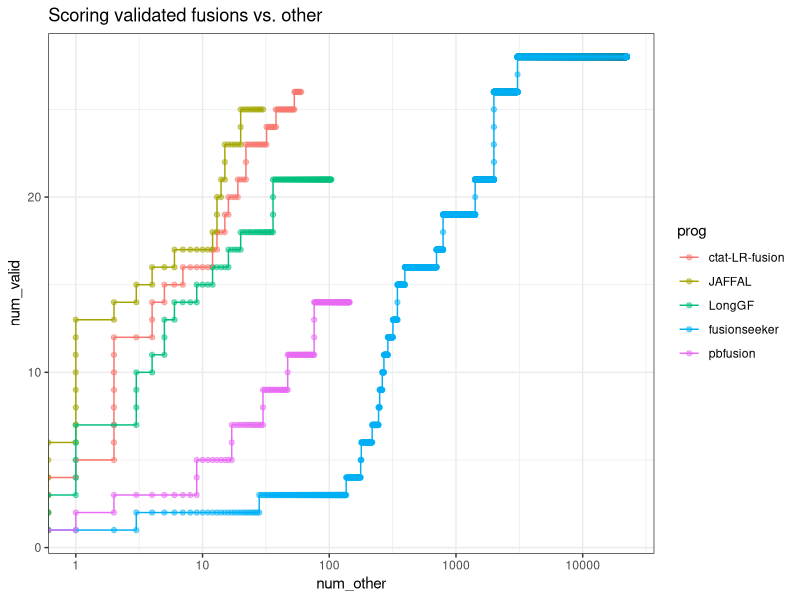
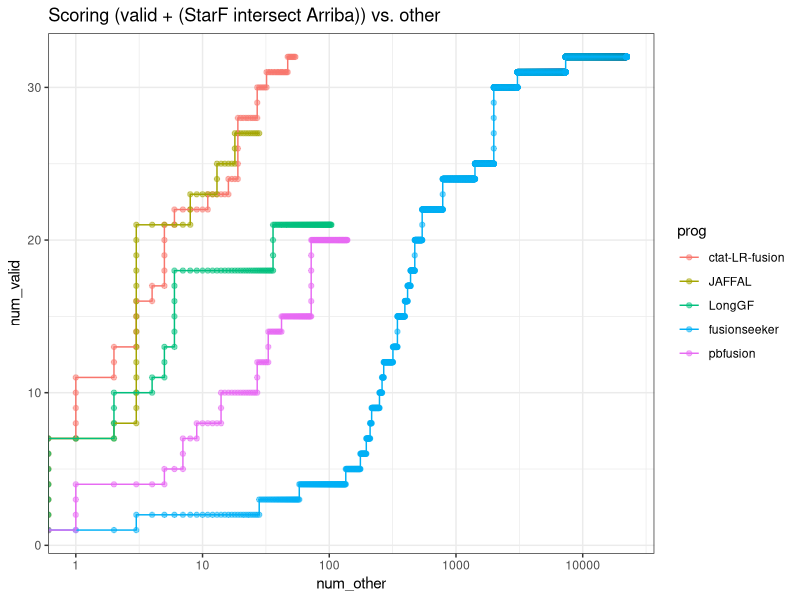
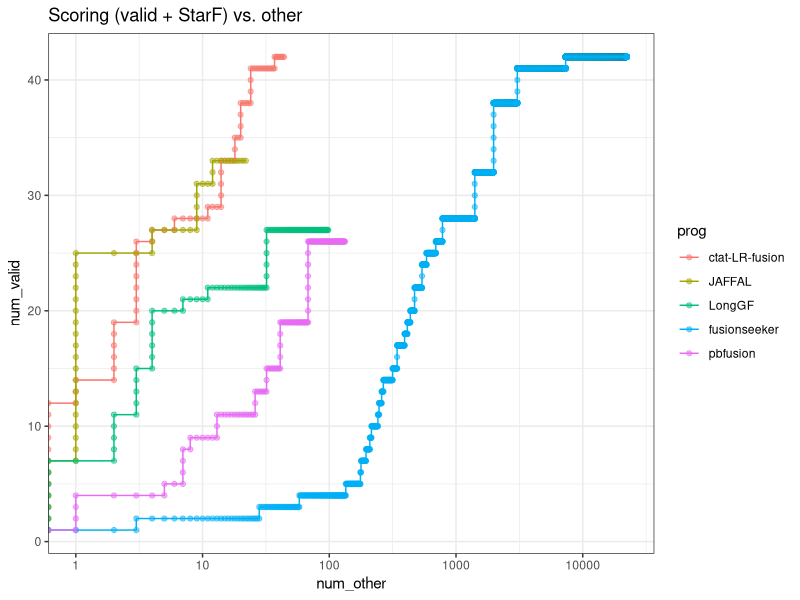
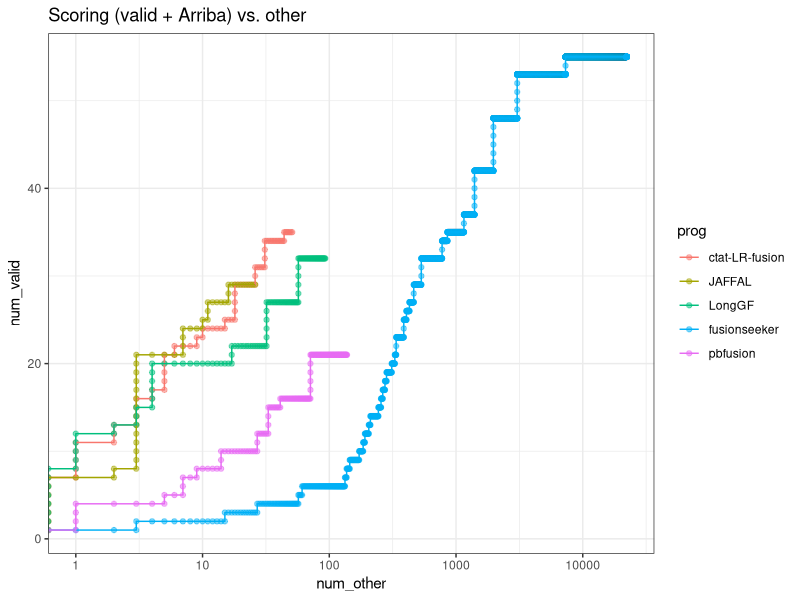
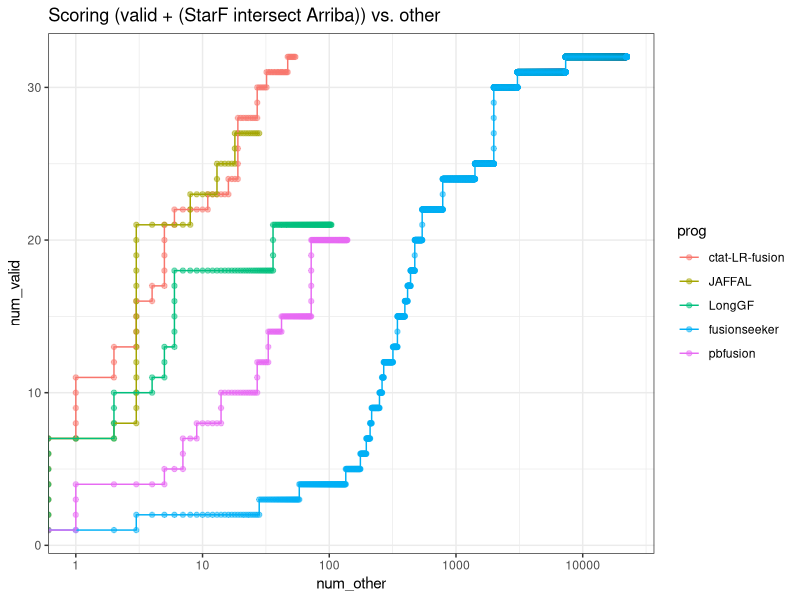

R code for these plots, in order:
## ---- chunk 1
knitr::opts_chunk$set(echo = TRUE)
library(tidyverse)
## ---- chunk 2

alpha_val = 0.5

PROGS = c('ctat-LR-fusion', 'JAFFAL', 'LongGF', 'fusionseeker', 'pbfusion')

## ---- chunk 3

data = read.csv("../Table_Sx-ONT_fusions_by_method.tsv", header=T, sep="\t", stringsAsFactors = F)

data$prog = factor(data$prog, levels=PROGS)

data %>% head()

## ---- chunk 4

# score fusions

score_fusions = function(fusions_as_truth_labeled) {
    read_support_sample_scored = fusions_as_truth_labeled %>% 
        group_by(prog) %>%
        arrange(desc(num_reads), desc(as_truth)) %>% 
        mutate(num_valid = cumsum(as_truth), num_other = cumsum(! as_truth)) %>%
        ungroup()
    
    return(read_support_sample_scored)
}
## ---- chunk 5

data %>% filter(validated_fusion) %>% select(proxy_fusion_name, prog) %>% unique() %>% 
    group_by(prog) %>% tally() %>% arrange(desc(n))


## ---- chunk 6

validated_fusions_found_by_progs = data %>% filter(validated_fusion) %>% select(proxy_fusion_name, prog) %>% unique() %>% 
    group_by(proxy_fusion_name) %>% arrange(prog) %>% mutate(progs = paste(prog, collapse=',') ) %>%
    select(proxy_fusion_name, progs) %>% unique()

validated_fusions_found_by_progs
## ---- chunk 7
# which did ctat-LR-fusion find but not JAFFAL?

validated_fusions_found_by_progs %>% filter(grepl("ctat-LR-fusion", progs)) %>% filter(! grepl("JAFFAL", progs))

## ---- chunk 8
# which did JAFFAL find that ctat-LR-fusion did not find?

validated_fusions_found_by_progs %>% filter(grepl("JAFFAL", progs)) %>% filter(! grepl("ctat-LR-fusion", progs))

## ---- chunk 9

scored_validated_fusions = score_fusions( data %>% mutate(as_truth = validated_fusion))

## ---- chunk 10

scored_validated_fusions %>% 
    select(prog, num_other, num_valid) %>% 
    ggplot(aes(x=num_other, y=num_valid)) + 
    geom_point(aes(color=prog), alpha=alpha_val) + 
    geom_line(aes(color=prog)) +
    scale_x_continuous(trans='log10') + theme_bw() +
    ggtitle("Scoring validated fusions vs. other")

# but know that 'other' still contains other fusions that appear legit based on Illumina support.

## ---- chunk 11

scored_intersected_StarF_Arriba_fusions = score_fusions(
    data %>% rowwise() %>%
        mutate(illum_support_info = paste(matched_illumina, other_illumina), sep=",") %>%
        mutate(as_truth = (grepl("starF", illum_support_info) & grepl("arriba", illum_support_info) ) )
)

## ---- chunk 12

valid_plus_both_intersect_plot = scored_intersected_StarF_Arriba_fusions %>% 
    select(prog, num_other, num_valid) %>% 
    ggplot(aes(x=num_other, y=num_valid)) + 
    geom_point(aes(color=prog), alpha=alpha_val) + 
    geom_line(aes(color=prog)) +
    scale_x_continuous(trans='log10') + theme_bw() +
    ggtitle("Scoring (valid + (StarF intersect Arriba)) vs. other")


valid_plus_both_intersect_plot
## ---- chunk 13

ggsave(valid_plus_both_intersect_plot, file="valid_plus_both_intersect_plot.svg", width=6, height=4)


## ---- chunk 14

scored_valid_plus_StarF_fusions = score_fusions(
    data %>% rowwise() %>%
        mutate(illum_support_info = paste(matched_illumina, other_illumina), sep=",") %>%
        mutate(as_truth = (grepl("starF", illum_support_info)  ) )
)

## ---- chunk 15

scored_valid_plus_StarF_fusions %>% 
    select(prog, num_other, num_valid) %>% 
    ggplot(aes(x=num_other, y=num_valid)) + 
    geom_point(aes(color=prog), alpha=alpha_val) + 
    geom_line(aes(color=prog)) +
    scale_x_continuous(trans='log10') + theme_bw() +
    ggtitle("Scoring (valid + StarF) vs. other")


## ---- chunk 16

scored_valid_plus_Arriba_fusions = score_fusions(
    data %>% rowwise() %>%
        mutate(illum_support_info = paste(matched_illumina, other_illumina), sep=",") %>%
        mutate(as_truth = (grepl("arriba", illum_support_info)  ) )
)

## ---- chunk 17

scored_valid_plus_Arriba_fusions %>% 
    select(prog, num_other, num_valid) %>% 
    ggplot(aes(x=num_other, y=num_valid)) + 
    geom_point(aes(color=prog), alpha=alpha_val) + 
    geom_line(aes(color=prog)) +
    scale_x_continuous(trans='log10') + theme_bw() +
    ggtitle("Scoring (valid + Arriba) vs. other")

